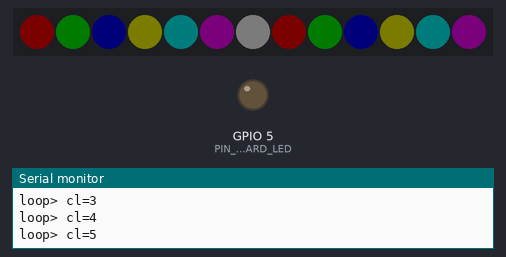
A sketch run on a simulated ESP32. Shown: 13 RGB LEDs in strip order, left to right, output pins drawn as LEDs (lit = HIGH), the last lines printed to the serial monitor. Dim RGB values are drawn brighter than linear.

Above: at 0.1 s.
At 1.1 s:
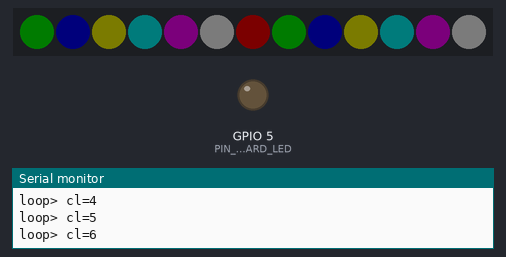
At 2.1 s:
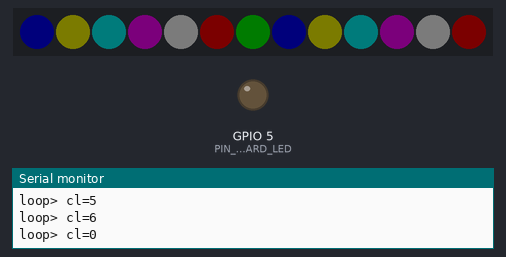
At 3.1 s:
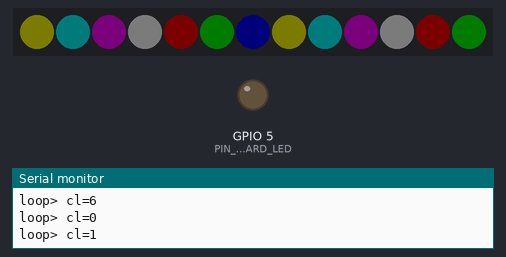
At 4.1 s:
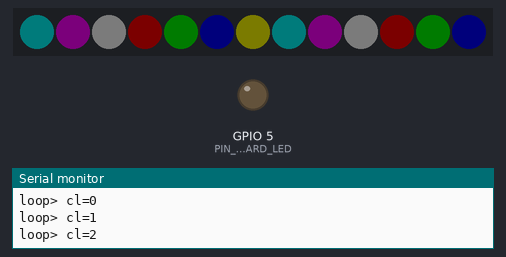
At 6.1 s:
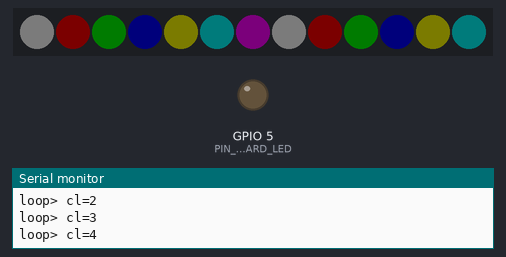

Measured:
- by itself, everything shown: repeats every 7.1 s, in 7 steps
- what the display in image 1 shows lasts 1.0 s, from 1.0 s to 2.0 s

The sketch:

neopixel-FastLED.ino
```cpp
#include <FastLED.h>

const uint8_t  PIN_ONBOARD_LED = 5;

const uint8_t  PIN_PIXEL  = 16;
const uint16_t PIXELS_N   = 6 + 7;
const uint8_t  BLIGHTNESS = 30;

const int      LOOP_DELAY = 1000;

CRGB pixels[PIXELS_N];

int Col[][3] =
{
  {BLIGHTNESS,0,0},
  {0,BLIGHTNESS,0},
  {0,0,BLIGHTNESS},
  {BLIGHTNESS,BLIGHTNESS,0},
  {0,BLIGHTNESS,BLIGHTNESS},
  {BLIGHTNESS,0,BLIGHTNESS},
  {BLIGHTNESS,BLIGHTNESS,BLIGHTNESS}
};

const int COL_N = sizeof(Col) / sizeof(Col[0]);
int Col_i = 0;

void setup() {
  Serial.begin(115200);

  Col_i = 0;

  pinMode(PIN_ONBOARD_LED, OUTPUT);
  digitalWrite(PIN_ONBOARD_LED, LOW);

  FastLED.addLeds<WS2812B, PIN_PIXEL, GRB>(pixels, PIXELS_N);
  FastLED.setBrightness(BLIGHTNESS);
}

void loop() {
  for (int i=0; i < PIXELS_N; i++) {
    int cl = (Col_i + i) % COL_N;
    Serial.printf("loop> cl=%d\n", cl);

    pixels[i] = CRGB(Col[cl][0], Col[cl][1], Col[cl][2]);
  }
  FastLED.show();

  Col_i = (Col_i + 1) % COL_N;
  delay(LOOP_DELAY);
}
```
